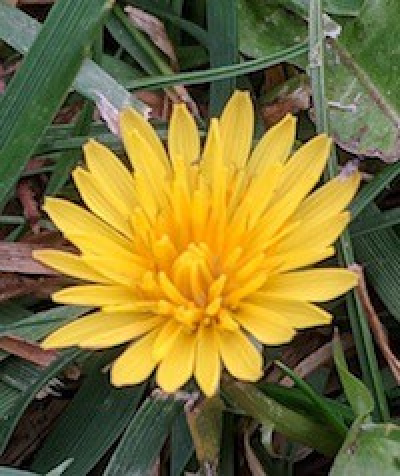
#> input picture Lab_11/flower.png, 400 x 476 px
$ python Diffusion.py
#> lines starting #> are read from the running program, lines starting #| are printed output that depends on the picture
import cv2
import numpy as np

# Load and preprocess the image
image = cv2.imread('flower.png', cv2.IMREAD_GRAYSCALE)
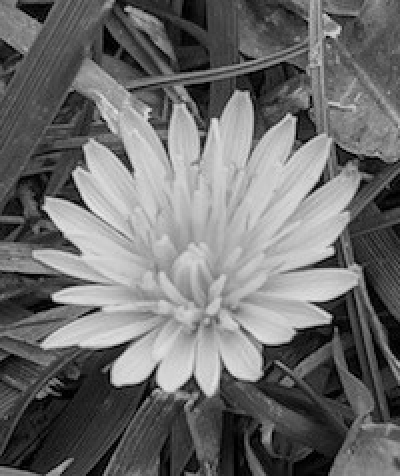
#> image: shape (476, 400); min 0, max 235, mean 109.3
image = cv2.resize(image, (128, 128)) / 255.0 # Normalize to range [0, 1]
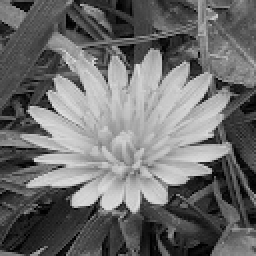
#> image: shape (128, 128) float64 (shown 2 times larger); min 0, max 0.878, mean 0.428

# Add Gaussian noise in steps
for i in range(5): # 5 noise addition steps
    noise = np.random.normal(0, 0.1 * (i + 1), image.shape) #Increase noise level
    noisy_image = np.clip(image + noise, 0, 1) # Ensure values are within [0, 1]

    cv2.imshow(f"Step {i+1}", (noisy_image * 255).astype('uint8')) # Show noisy image
    cv2.waitKey(0) # Wait for user input to close the windows

    # Denoising using GaussianBlur
    denoised_image = cv2.GaussianBlur(noisy_image, (5, 5), 0)
    cv2.imshow("Denoised Image", (denoised_image *
                                  255).astype('uint8'))
    cv2.waitKey(0)
#> this loop made 5 passes
#> pass 1, `noisy_image = np.clip(image + noise, 0, 1)`:
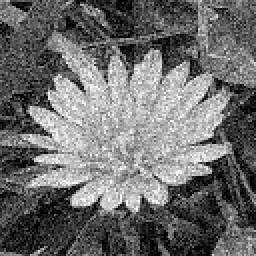
#> noisy_image: shape (128, 128) float64 (shown 2 times larger); min 0, max 1, mean 0.429
#> pass 1, `denoised_image = cv2.GaussianBlur(noisy_image, (5, 5), 0)`:
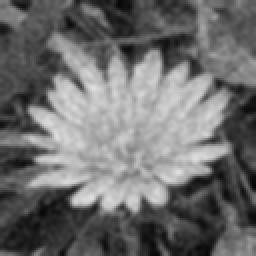
#> denoised_image: shape (128, 128) float64 (shown 2 times larger); min 0.0257, max 0.878, mean 0.429
#> after the loop:
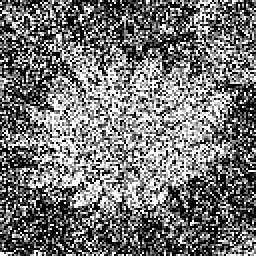
#> noisy_image: shape (128, 128) float64 (shown 2 times larger); min 0, max 1, mean 0.457
